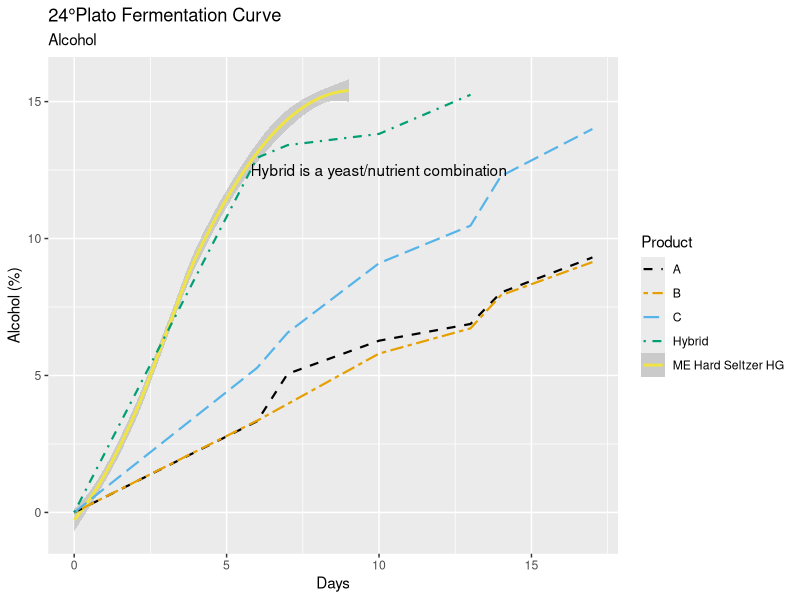
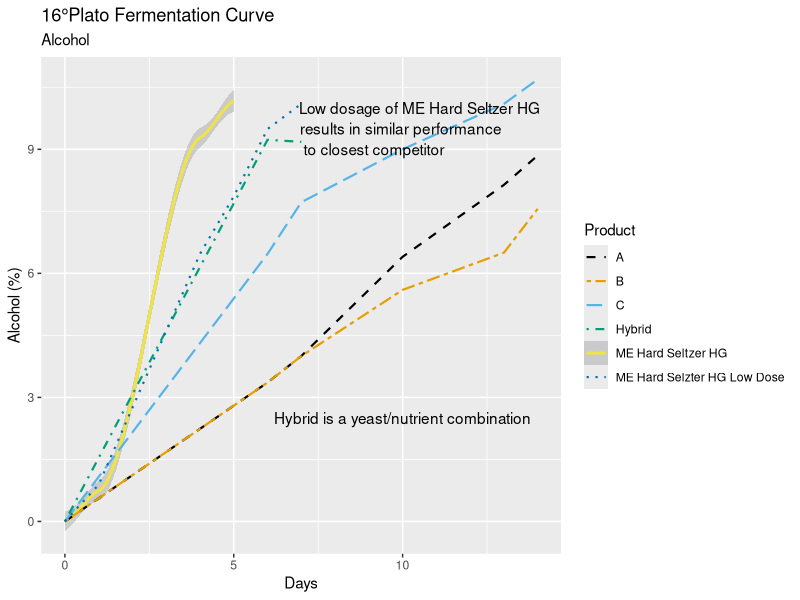
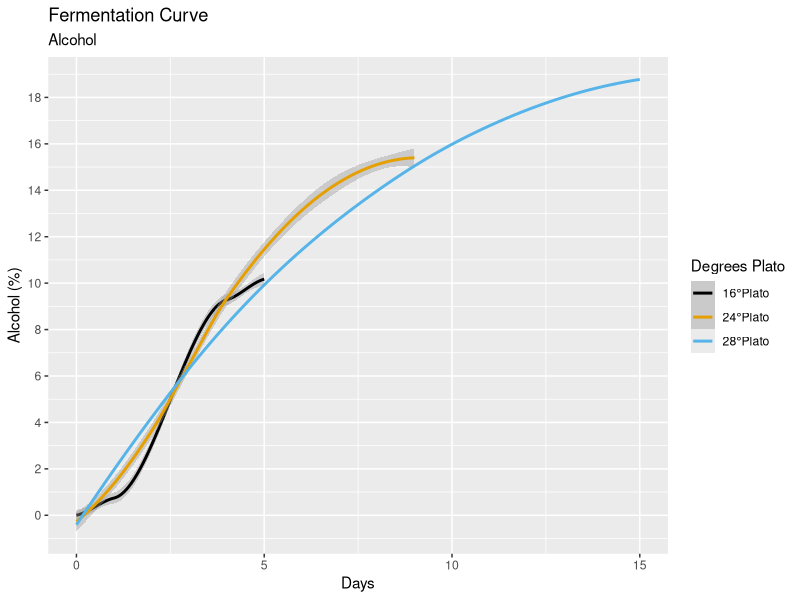
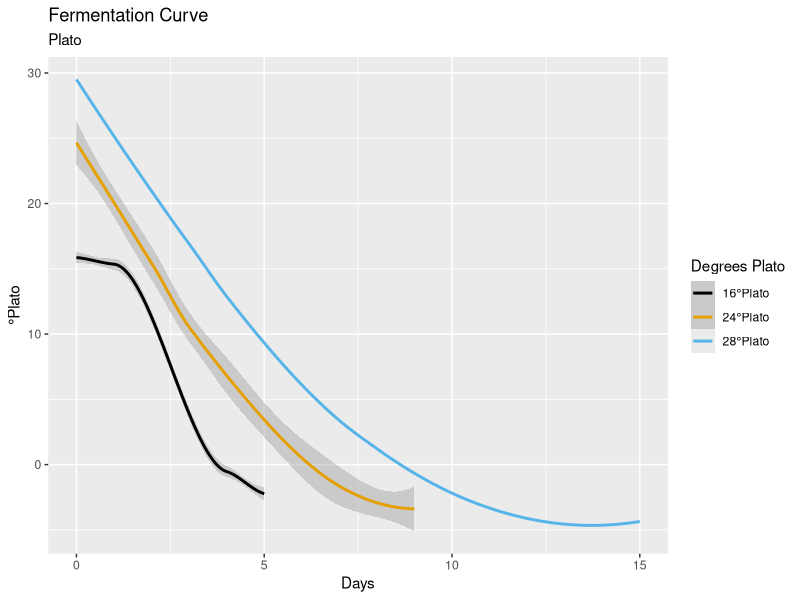
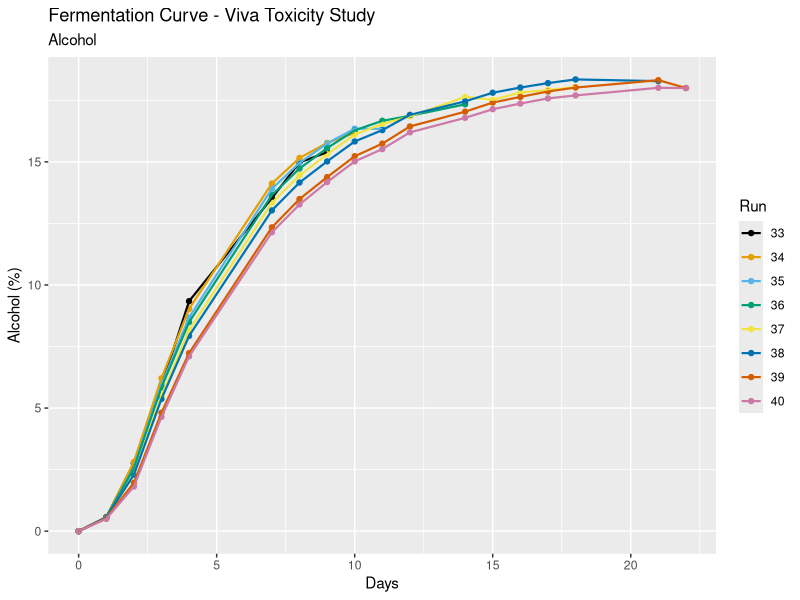
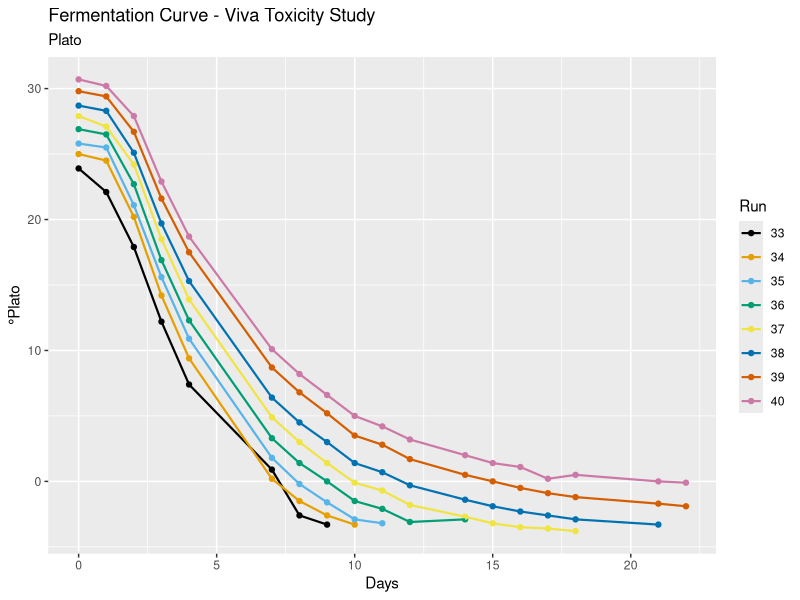
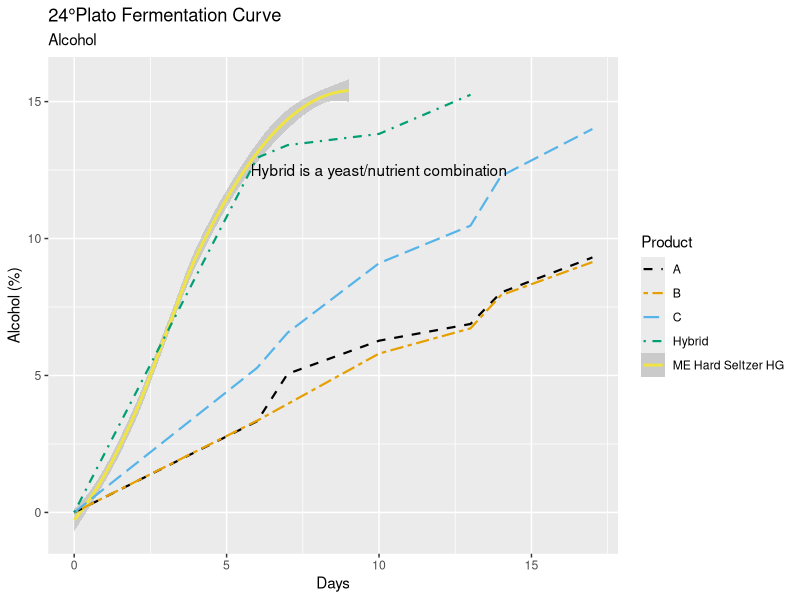
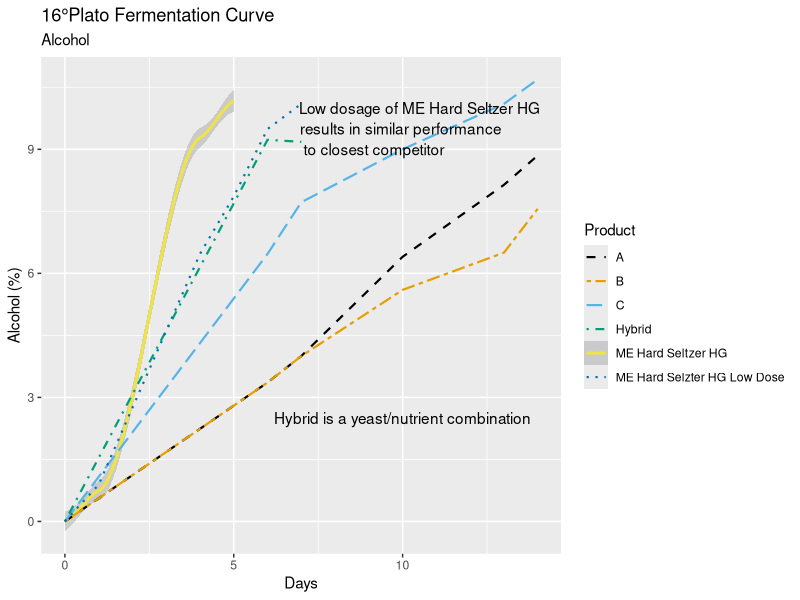

The R source for these figures, in order:
install.packages("tidyverse")
library(tidyverse)
install.packages("rmarkdown")
library(rmarkdown)

# Loading in the csv files containing the data
plato24 <- read_csv("GFC21_003_24Plato_Data.csv")
plato16 <- read_csv("GFC21_003_16Plato_Data.csv")

# Filtering the data to contain either our products or competitors
plato24_comp <- plato24 %>% 
  filter(product %in% c("A","B","C","Hybrid"))
plato24_MEHSHG <- plato24 %>% 
  filter(product %in% c("ME Hard Seltzer HG"))
plato16_comp <- plato16 %>% 
  filter(product %in% c("A","B","C","Hybrid","ME Hard Selzter HG Low Dose"))
plato16_MEHSHG <- plato16 %>% 
  filter(product %in% c("ME Hard Seltzer HG"))

# Colorblind-friendly palette with black
cbPalette <- c("#000000", "#E69F00", "#56B4E9", "#009E73", "#F0E442", "#0072B2", "#D55E00", "#CC79A7")

# Plot looking at alcohol production between our product and competitors at 24 Plato over time
ggplot(data=plato24,aes(x=day,y=alcohol*100,color=product,linetype=product))+
  geom_smooth(data=plato24_MEHSHG)+
  geom_line(data=plato24_comp,size=.75)+
  labs(title="24°Plato Fermentation Curve",
       subtitle="Alcohol",
       x="Days",
       y="Alcohol (%)",
       colour="Product",
       linetype="Product")+
  scale_color_manual(values=cbPalette)+
  scale_linetype_manual(values=c("dashed","twodash","longdash","dotdash","solid","dotted"))+
  annotate(geom="text",x=10,y=12.5,label="Hybrid is a yeast/nutrient combination")

ggsave("24p_compreveiw_alcohol.png",width=8.5,height=5)

# Plot looking at alcohol production between our product and competitors at 16 Plato over time
ggplot(data=plato16,aes(x=day,y=alcohol*100,color=product,linetype=product))+
  geom_smooth(data=plato16_MEHSHG)+
  geom_line(data=plato16_comp,size=.75)+
  labs(title="16°Plato Fermentation Curve",
       subtitle="Alcohol",
       x="Days",
       y="Alcohol (%)",
       colour="Product",
       linetype="Product")+
  scale_color_manual(values=cbPalette)+
  scale_linetype_manual(values=c("dashed","twodash","longdash","dotdash","solid","dotted"))+
  annotate(geom="text",x=10,y=2.5,label="Hybrid is a yeast/nutrient combination")+
  annotate(geom="text",x=10.5,y=10,label="Low dosage of ME Hard Seltzer HG")+
  annotate(geom="text",x=9.95,y=9.5,label="results in similar performance")+
  annotate(geom="text",x=9.15,y=9,label="to closest competitor")

ggsave("16p_compreview_alcohol.png",width=8.5,height=5)

# Loading in the csv file containing Jasmin's 28P benchtop data
plato28 <- read_csv("GFC21_003_28Plato_Data.csv")

# Plot looking at alcohol production at 16, 24, and 28P
ggplot(data=plato28,aes(x=day,y=alcohol*100))+
  geom_smooth(data=plato16_MEHSHG,aes(color="16°Plato"))+
  geom_smooth(data=plato24_MEHSHG,aes(color="24°Plato"))+
  geom_smooth(data=plato28,aes(color="28°Plato"),se=F)+
  labs(title="Fermentation Curve",
       subtitle="Alcohol",
       x="Days",
       y="Alcohol (%)",
       colour="Degrees Plato")+
  scale_color_manual(name="Degrees Plato",
                     breaks=c("16°Plato","24°Plato","28°Plato"),
                     values=cbPalette)+
  scale_y_continuous(breaks=seq(0,21,2))

ggsave("pds_fermcurve_alcohol.png",width=8.5,height=5)

# Plot looking at plato drop at 16, 24, and 28P
ggplot(data=plato28,aes(x=day,y=plato))+
  geom_smooth(data=plato16_MEHSHG,aes(color="16°Plato"))+
  geom_smooth(data=plato24_MEHSHG,aes(color="24°Plato"))+
  geom_smooth(data=plato28,aes(color="28°Plato"),se=F)+
  labs(title="Fermentation Curve",
       subtitle="Plato",
       x="Days",
       y="°Plato",
       colour="Degrees Plato",)+
  scale_color_manual(name="Degrees Plato",
                     breaks=c("16°Plato","24°Plato","28°Plato"),
                     values=cbPalette)

ggsave("pds_fermcurve_plato.png",width=8.5,height=5)

# Loading in csv file containing data from Viva Toxicity study
toxicity <- read_csv("GFC21_003_Round3.csv")

# Plot looking at toxicity runs alcohol production
ggplot(data=toxicity,mapping=aes(x=Day,y=Alcohol*100))+
  geom_point(aes(color=as.factor(Run)))+
  geom_line(aes(color=as.factor(Run)),size=.75)+
  scale_color_manual(values=cbPalette)+
  labs(title="Fermentation Curve - Viva Toxicity Study",
       subtitle="Alcohol",
       x="Days",
       y="Alcohol (%)",
       colour="Run")

ggsave("toxicity.png",width=8.5,height=5)

# Plot looking at toxicity runs plato reduction
ggplot(data=toxicity,mapping=aes(x=Day,y=Plato))+
  geom_point(aes(color=as.factor(Run)))+
  geom_line(aes(color=as.factor(Run)),size=.75)+
  scale_color_manual(values=cbPalette)+
  labs(title="Fermentation Curve - Viva Toxicity Study",
       subtitle="Plato",
       x="Days",
       y="°Plato",
       colour="Run")

ggsave("toxicity_plato.png",width=8.5,height=5)
